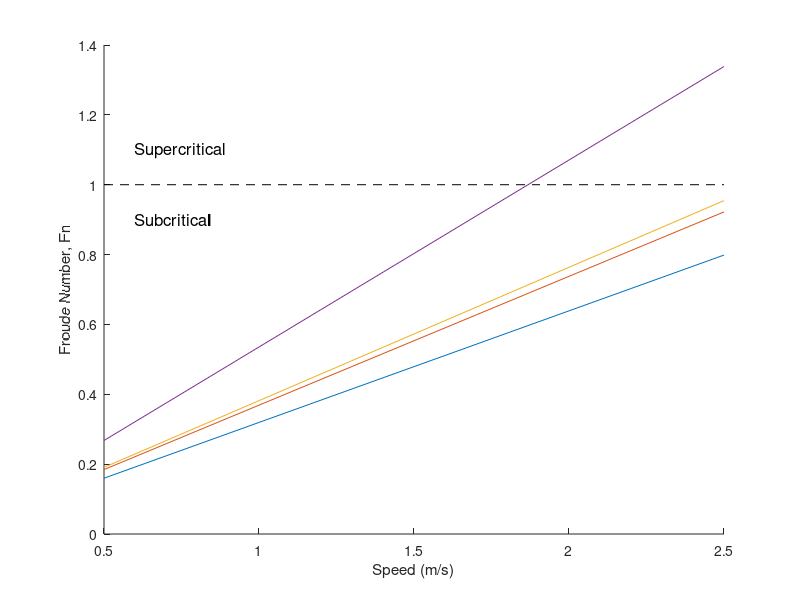

MATLAB code for this plot: (Note: this script raises an error after producing the figure.)
% Froude Numbers for gear sets with floats
% Fn = U/sqrt(gL) where U = speed, g = gravitational acceleration and l =
% length of float at waterline.

% set values
U = 0.5:0.1:2.5; % speed, m/s
g = 9.8; % gravitational acceleration, m/s^2

names = {'J070602';'J120305';'J120604';'Telemetry Buoy'};

L = [1; 0.75; 0.7; 0.356];

for i = 1:4
Fn(i,:) = U/sqrt(g*L(i));
end

figure(1); clf; hold on
plot(U,Fn)
plot(U,ones(length(U),1),'k--')
xlabel('Speed (m/s)'); ylabel('Froude Number, Fn')
text(0.6,1.1,'Supercritical','FontSize',12)
text(0.6,0.9,'Subcritical','FontSize',12)
adjustfigurefont; box on
legend(names,'Location','SE','FontSize',12)

cd /Users/julievanderhoop/Documents/MATLAB/TOW/AnalysisFigs
print('Froude.eps','-depsc','-r300')